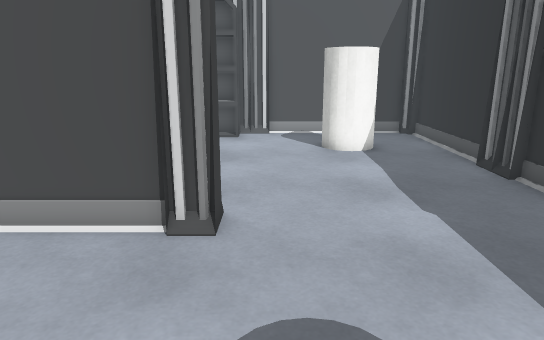
View 1 (above)

17 first-person views from a walk through a Unity game level. The camera is 1.4 m above the floor, tilts 14° down and sees 70° across. The floor is counted in squares, 0.5 m on a side. Each view is taken from the middle of a square. On the plan, view 1 faces up. The plan holds only what a view shows up to about 20 squares ahead; the rest is blank. The place goes on beyond the plan. Some animated figures are not drawn. Door leaves are left out, so doorways stand open. Some surface patterns are stand-ins.

View 2
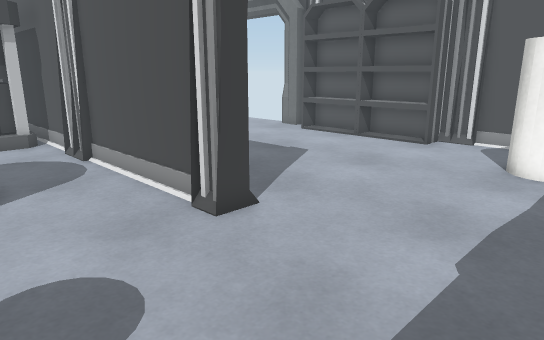

View 3
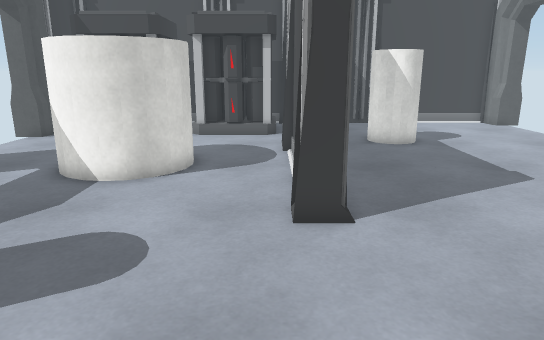

View 4
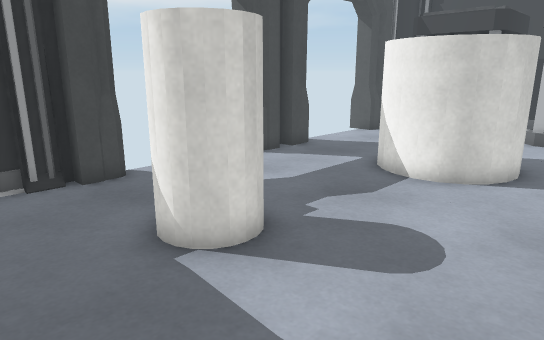

View 5
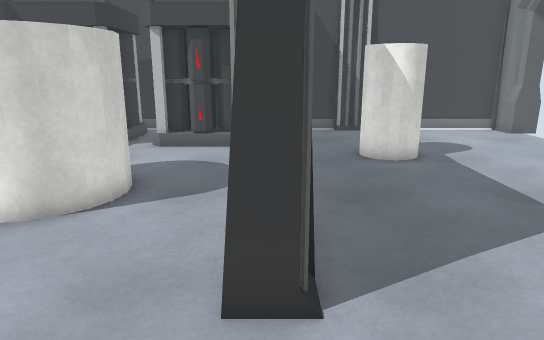

View 6
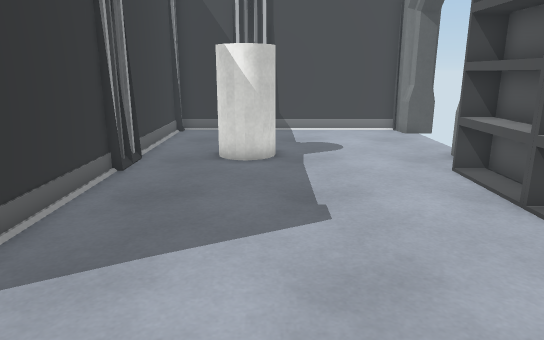

View 7
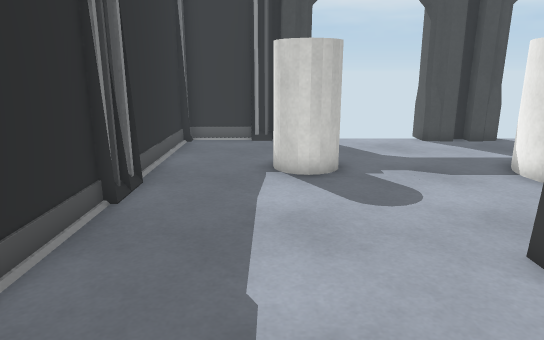

View 8
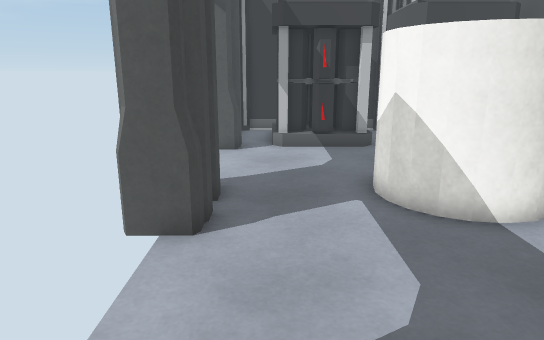

View 9
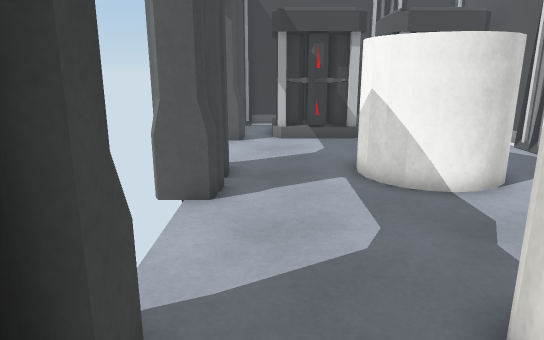

View 10
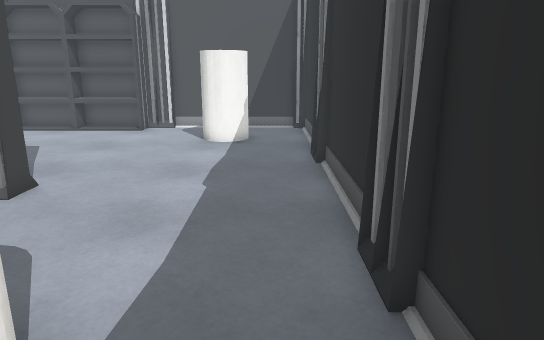

View 11
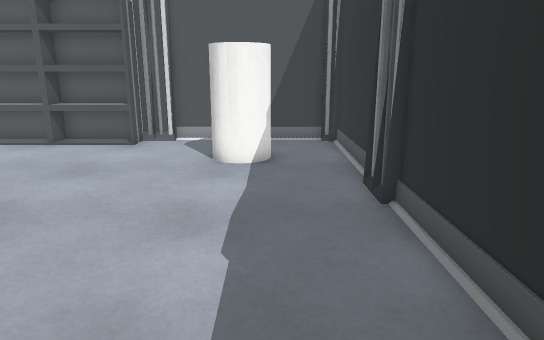

View 12
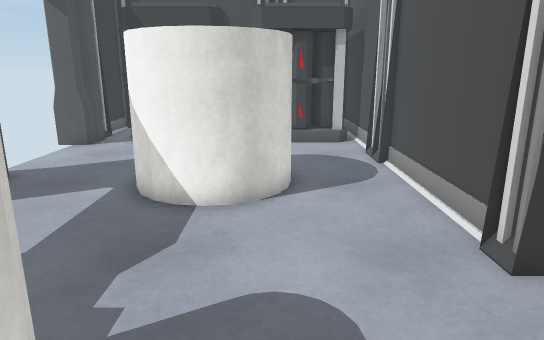

View 13
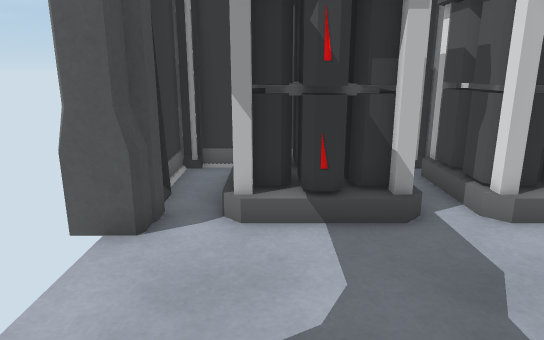

View 14
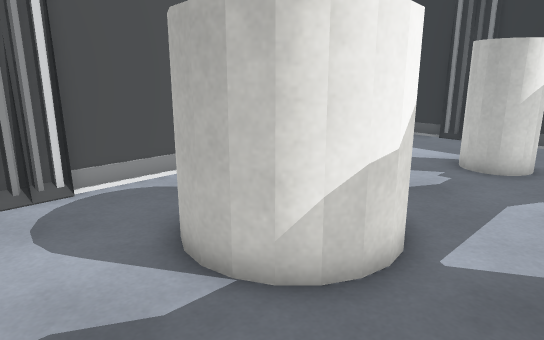

View 15
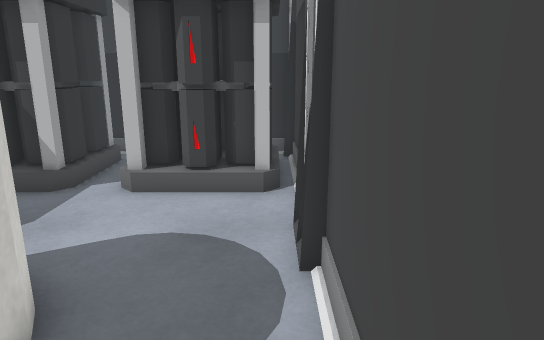

View 16
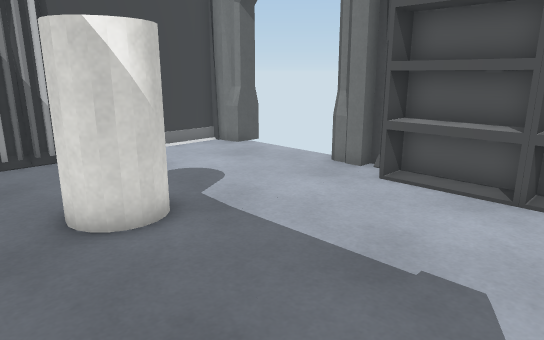

View 17
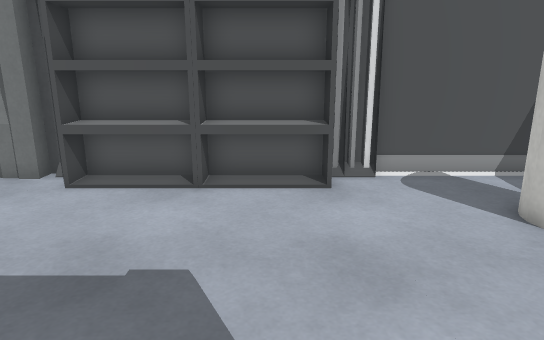

### Floor plan
Key: @ floor where view 1 was taken; # wall or solid block; . floor; D open door; = window, fence, low wall or low ledge; S shelf; C cylinder; B battery.
Columns run from 17 left of view 1 to 7 right of it. Each row starts with its distance up from view 1.
 19  #DDDDD##      ##########
 18 ##DDDDD##SSSSSSS=.......#
 17 #........SSSSSSS........#
 16 #..................C  ..#
 15 #..................C C..#
 14 #..................CCC..#
 13 #.......................#
 12 #..... C................#
 11 #=.... C...............=#
 10 #.....CC................#
  9 #.......................#
  8 #.......=...............#
  7 #################.......#
  6 #.......=.......=.......#
  5 #    ...................#
  4 #    ...................#
  3 #B   ....CCCCC.........=#
  2 #........C   C..........#
  1 #.BBB....C   C....CCC...#
  0 # BBBB...CCCCC...@CCC...#
 -1 #BBBBB.............C....#
 -2 # BBBB..................#
 -3 #.BBB...................#
 -4 #...##DDDDD###DDDDD##...#
 -5 ######DDDDD###DDDDD######

Where each view was taken, in squares from view 1:
view 1: 0 up, 0 right, facing up
view 2: 2 up, 5 right, facing up-left
view 3: 6 up, 6 right, facing left
view 4: 6 up, 6 right, facing down-left
view 5: 7 up, 3 right, facing left
view 6: 12 up, 3 right, facing left
view 7: 12 up, 3 right, facing down
view 8: 3 down, 3 right, facing left
view 9: 3 down, 5 right, facing left
view 10: 2 down, 5 right, facing up
view 11: 2 up, 4 right, facing up
view 12: 3 up, 4 right, facing left
view 13: 2 down, 5 left, facing left
view 14: 3 down, 11 left, facing up-right
view 15: 6 up, 3 left, facing left
view 16: 8 up, 3 left, facing up-left
view 17: 8 up, 3 left, facing up
